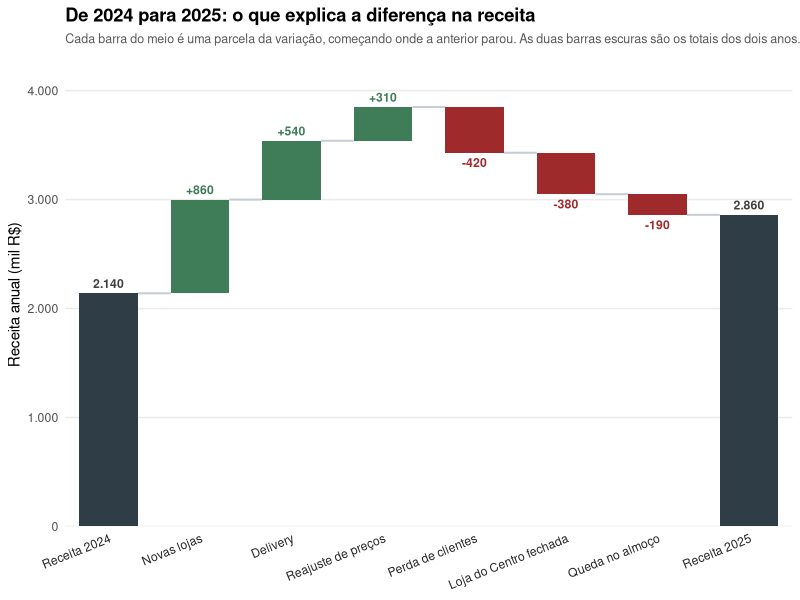

Source code (R):
# Libraries
library(ggplot2)
library(jsonlite)

# Dados 100% ficticios: a receita anual de uma rede pequena de cafeterias, e as
# seis parcelas que explicam a diferenca entre um ano e o outro. Os valores sao
# escritos a mao, nao sorteados -- uma cascata so tem o que mostrar se as
# parcelas contarem uma historia (aqui: o crescimento vem de expansao e
# delivery, e e parcialmente comido por perda de clientes e pelo fechamento de
# uma loja).
#
# A base foi mantida pequena de proposito (2.140 contra parcelas de ate 860):
# com uma base muito maior que as parcelas, as barras do meio viram tracinhos e
# a cascata perde a razao de existir -- e o mesmo motivo pelo qual muita cascata
# real e desenhada sobre a VARIACAO, nao sobre o valor cheio.
passos <- data.frame(
  rotulo = c(
    "Receita 2024", "Novas lojas", "Delivery", "Reajuste de preços",
    "Perda de clientes", "Loja do Centro fechada", "Queda no almoço", "Receita 2025"
  ),
  tipo = c("total", "aumento", "aumento", "aumento", "reducao", "reducao", "reducao", "total"),
  valor = c(2140, 860, 540, 310, -420, -380, -190, NA),
  stringsAsFactors = FALSE
)

# O ultimo passo nao e um dado independente: e a soma de todos os anteriores.
# Calcular (em vez de digitar) garante que a cascata sempre fecha -- uma cascata
# que nao fecha e o erro classico deste tipo de grafico.
passos$valor[nrow(passos)] <- sum(passos$valor[-nrow(passos)], na.rm = TRUE)

# Cada barra ocupa de `inicio` a `fim`. Barras de total partem do zero; barras
# de parcela flutuam, comecando onde a anterior parou.
acumulado <- 0
passos$inicio <- NA_real_
passos$fim <- NA_real_
for (i in seq_len(nrow(passos))) {
  if (passos$tipo[i] == "total") {
    passos$inicio[i] <- 0
    passos$fim[i] <- passos$valor[i]
    acumulado <- passos$valor[i]
  } else {
    passos$inicio[i] <- acumulado
    acumulado <- acumulado + passos$valor[i]
    passos$fim[i] <- acumulado
  }
}

passos$ordem <- seq_len(nrow(passos))
passos$rotulo <- factor(passos$rotulo, levels = passos$rotulo)

# Paleta propria: um par divergente pro sinal da parcela (verde-musgo pra
# aumento, vinho pra reducao) e um cinza-ardosia pros dois totais, que nao sao
# variacao nenhuma e nao devem competir com as parcelas por atencao.
cor_aumento <- "#3F7D58"
cor_reducao <- "#9E2A2B"
cor_total <- "#2F3E46"
cor_conector <- "#C7CDD3"

paleta <- c(aumento = cor_aumento, reducao = cor_reducao, total = cor_total)

# Conector: liga o fim de uma barra ao inicio da proxima. Sem ele a cascata vira
# uma fileira de barras soltas em alturas arbitrarias, e a ideia de "encadeado"
# -- que e a unica coisa que o grafico tem a mais que um barplot -- desaparece.
conectores <- data.frame(
  x = passos$ordem[-nrow(passos)] + 0.32,
  xend = passos$ordem[-1] - 0.32,
  y = passos$fim[-nrow(passos)]
)

num <- formatC(passos$valor, big.mark = ".", decimal.mark = ",", format = "d")
# O sinal precisa ser colado a mao: `formatC`/`sprintf` ja escrevem o "-" dos
# negativos, mas nenhum flag de `%s` acrescenta o "+" dos positivos -- e numa
# cascata o sinal e a informacao principal de cada parcela, nao decoracao.
passos$rotulo_valor <- ifelse(
  passos$tipo == "total", num,
  ifelse(passos$valor > 0, paste0("+", num), num)
)
# Rotulo de parcela fica sempre do lado de FORA da barra (acima se ela sobe,
# abaixo se ela desce), pra nao depender da altura da barra pra caber.
passos$y_rotulo <- ifelse(
  passos$tipo == "reducao",
  pmin(passos$inicio, passos$fim) - 90,
  pmax(passos$inicio, passos$fim) + 90
)

p <- ggplot(passos) +
  geom_segment(
    data = conectores, aes(x = x, xend = xend, y = y, yend = y),
    colour = cor_conector, linewidth = 0.7
  ) +
  geom_rect(
    aes(xmin = ordem - 0.32, xmax = ordem + 0.32, ymin = inicio, ymax = fim, fill = tipo)
  ) +
  geom_text(aes(x = ordem, y = y_rotulo, label = rotulo_valor, colour = tipo),
            size = 3.1, fontface = "bold", show.legend = FALSE) +
  scale_fill_manual(values = paleta, guide = "none") +
  scale_colour_manual(values = c(aumento = cor_aumento, reducao = cor_reducao, total = "grey25"), guide = "none") +
  scale_x_continuous(breaks = passos$ordem, labels = levels(passos$rotulo), expand = c(0.02, 0)) +
  scale_y_continuous(
    labels = function(v) formatC(v, big.mark = ".", decimal.mark = ",", format = "d"),
    expand = expansion(mult = c(0, 0.08))
  ) +
  labs(
    title = "De 2024 para 2025: o que explica a diferença na receita",
    subtitle = "Cada barra do meio é uma parcela da variação, começando onde a anterior parou. As duas barras escuras são os totais dos dois anos.",
    x = NULL, y = "Receita anual (mil R$)"
  ) +
  theme_minimal(base_size = 11) +
  theme(
    plot.title = element_text(face = "bold"),
    plot.subtitle = element_text(colour = "grey35", size = 9, margin = margin(b = 12)),
    panel.grid.major.x = element_blank(),
    panel.grid.minor = element_blank(),
    axis.text.x = element_text(angle = 22, hjust = 1, colour = "grey15")
  )

ggsave("output.png", plot = p, width = 9.5, height = 6, dpi = 150)

# ---------------------------------------------------------------------------
# Versao interativa: o D3 desenha a mesma cascata como estado inicial e
# acrescenta duas coisas que a imagem estatica nao tem. (1) Um segundo modo,
# "contribuicoes", em que todas as parcelas partem do zero -- a cascata responde
# "como se chegou ao total", esse modo responde "qual foi a maior alavanca",
# que e uma pergunta diferente e igualmente comum. (2) Reordenar as parcelas por
# impacto em vez da ordem do relato, mantendo os dois totais nas pontas.
#
# O R exporta so os numeros e a paleta; o acumulado e recalculado no D3, porque
# ele MUDA quando a ordem das parcelas muda.
# ---------------------------------------------------------------------------
viz <- list(
  meta = list(
    unidade = "mil R$",
    paleta = list(
      aumento = cor_aumento,
      reducao = cor_reducao,
      total = cor_total,
      conector = cor_conector
    ),
    nota = paste(
      "Reordenar por impacto mantém os dois totais nas pontas e a cascata fecha",
      "no mesmo lugar — a ordem das parcelas muda o caminho, nunca o destino."
    )
  ),
  passos = lapply(seq_len(nrow(passos)), function(i) {
    list(
      rotulo = as.character(passos$rotulo[i]),
      tipo = passos$tipo[i],
      valor = passos$valor[i]
    )
  })
)

write_json(viz, "data.json", auto_unbox = TRUE, digits = NA)
